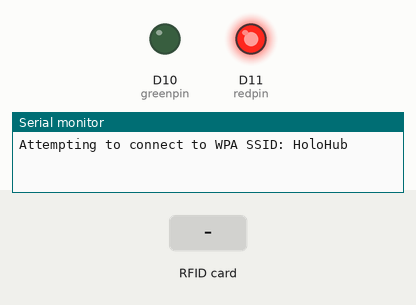
A sketch run on a simulated Arduino MKR. On the bench: output pins drawn as LEDs (lit = HIGH), the last lines printed to the serial monitor. Inputs (shaded band) come from the test bench. WiFi joins after 1.5 s; servers stay silent unless stated; no MQTT or app messages arrive unless stated.

Above: at 0.1 s.
At 2.7 s:
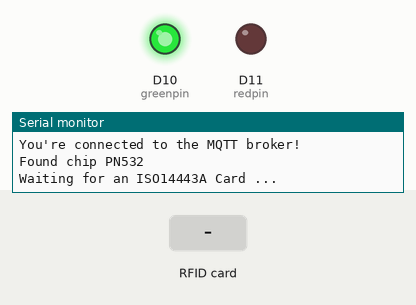
2.8 s: RFID card 5E 7A 19 C4 held to the reader
Timing chart, 0 to 5.8 s (numbered marks = the images above; inputs shaded):
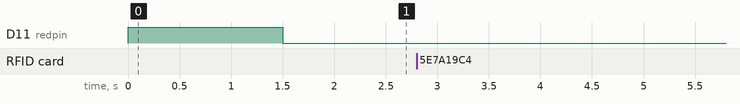

The sketch:

nfc_interactions_mqtt.ino
```cpp
#include <ArduinoMqttClient.h>
#include <WiFiNINA.h>
#include <ArduinoJson.h>
#include <Wire.h>
#include <SPI.h>
#include <Adafruit_PN532.h>
#include "wifi_secrets.h"
#include "broker_conf.h"
#include "client_conf.h"

///////please enter your sensitive data in the Secret tab/arduino_secrets.h
char ssid[] = SECRET_SSID;  // your network SSID (name)
char pass[] = SECRET_PASS;  // your network password (use for WPA, or use as key for WEP)

WiFiClient wifiClient;
MqttClient mqttClient(wifiClient);

// MQTT Broker Setup
const char broker[] = BROKER_URL;
int port = BROKER_PORT;
const char topic[] = BROKER_TOPIC;

// LED Setup
int redpin = 11;
int greenpin = 10;

// NFC Setup
#define PN532_IRQ (2)
#define PN532_RESET (3)

bool nfcAvailable = false;
bool hasNoNfcCard = true;
unsigned long previousMillis = 0;
const long interval = 2000;

uint8_t lastCard[] = { 0, 0, 0, 0, 0, 0, 0 };

// Or use this line for a breakout or shield with an I2C connection:
Adafruit_PN532 nfc(PN532_IRQ, PN532_RESET);

// JSON buffer size
const size_t bufferSize = JSON_OBJECT_SIZE(3);

// Create a JSON buffer
StaticJsonDocument<bufferSize> jsonDocument;
JsonObject jsonObject = jsonDocument.to<JsonObject>();

void setup() {
  Serial.begin(115200);
  while (!Serial) {
    ;  // wait for serial port to connect. Needed for native USB port only
  }

  setup_wifi();
  setup_mqtt();
  setup_nfc();
  pinMode(redpin, OUTPUT);
	pinMode(greenpin, OUTPUT);
}

void loop() {
  unsigned long currentMillis = millis();
  if (currentMillis - previousMillis >= interval) {
    previousMillis = currentMillis;
    do_nfc_function();
  }
}

void setup_wifi() {
  // attempt to connect to WiFi network:
  Serial.print("Attempting to connect to WPA SSID: ");
  Serial.println(ssid);
  analogWrite(redpin, 255);
	analogWrite(greenpin, 0);
  while (WiFi.begin(ssid, pass) != WL_CONNECTED) {
    // failed, retry
    Serial.print(".");
    delay(5000);
  }
  analogWrite(redpin, 0);
	analogWrite(greenpin, 255);
  Serial.println("You're connected to the network");
}

void setup_mqtt() {

  // You can provide a unique client ID, if not set the library uses Arduino-millis()
  // Each client must have a unique client ID
  mqttClient.setId(CLIENT_ID);

  // You can provide a username and password for authentication
  // mqttClient.setUsernamePassword(CLIENT_USERNAME, CLIENT_PASSWORD);

  Serial.print("Attempting to connect to the MQTT broker: ");
  Serial.println(broker);

  while (!mqttClient.connect(broker, port)) {
    Serial.print("MQTT connection failed! Error code = ");
    Serial.println(mqttClient.connectError());
    delay(2000);
  }

  Serial.println("You're connected to the MQTT broker!");
}

void setup_nfc() {
  nfc.begin();

  uint32_t versiondata = nfc.getFirmwareVersion();
  if (!versiondata) {
    Serial.print("Didn't find PN53x board");
  } else {
    nfcAvailable = true;
    // Got ok data, print it out!
    Serial.print("Found chip PN5");
    Serial.println((versiondata >> 24) & 0xFF, HEX);
    // Serial.print("Firmware ver. "); Serial.print((versiondata>>16) & 0xFF, DEC);
    // Serial.print('.'); Serial.println((versiondata>>8) & 0xFF, DEC);

    Serial.println("Waiting for an ISO14443A Card ...");
  }
}

void do_nfc_function() {
  if (nfcAvailable) {
    uint8_t success;
    uint8_t uid[] = { 0, 0, 0, 0, 0, 0, 0 };  // Buffer to store the returned UID
    uint8_t uidLength;                        // Length of the UID (4 or 7 bytes depending on ISO14443A card type)
    success = nfc.readPassiveTargetID(PN532_MIFARE_ISO14443A, uid, &uidLength, 50);

    if (success) {
      /* for(int i = 0; i < sizeof(uid); i++){
        if (uid[i]<0x10) {Serial.print("0");}
        Serial.print(uid[i], HEX);
        Serial.print(":");
      } */
      if (memcmp(uid, lastCard, sizeof(uid))) {
        String uidString = byteArrayToString(uid, sizeof(uid));
        Serial.println("Card found");
        send_mqtt_message(3, uidString);
        memcpy(lastCard, uid, sizeof(uid));
      }
      hasNoNfcCard = false;
    } else {
      if (!hasNoNfcCard) {
        Serial.println("No Card found");
        send_mqtt_message(3, "");
        hasNoNfcCard = true;
        memcpy(lastCard, uid, sizeof(uid));
      }
    }
  }
}

String byteArrayToString(uint8_t* byteArray, size_t size) {
  String result = "";

  for (size_t i = 0; i < size; i++) {
    // Convert each byte to a 2-digit hexadecimal string
    char hexString[3];
    sprintf(hexString, "%02X", byteArray[i]);

    // Append the hexadecimal string to the result
    result += hexString;
  }

  return result;
}

void send_mqtt_message(int id, String data) {
  Serial.println("Im alive!");

  jsonObject["id"] = id;
  jsonObject["timestamp"] = millis();
  jsonObject["data"] = data.c_str();
  // Convert JSON to a string
  String jsonString;
  serializeJson(jsonDocument, jsonString);

  checkConnection();

  if (mqttClient.connected()) {
    if (mqttClient.beginMessage(topic)) {
      mqttClient.print(jsonString.c_str());
      if (mqttClient.endMessage()) {
        Serial.println("MQTT message sent successfully");
      } else {
        Serial.print("Error in MQTT endMessage: ");
        Serial.println(mqttClient.connectError());
      }
    } else {
      Serial.print("Error in MQTT beginMessage: ");
      Serial.println(mqttClient.connectError());
    }
  } else {
    Serial.println("error");
    checkConnection();
    send_mqtt_message(id, data);
  }
}

void checkConnection() {
  if (WiFi.status() != WL_CONNECTED) {
    setup_wifi();
  }
  if (!mqttClient.connected()) {
    setup_mqtt();
  }
}
```

broker_conf.h
```cpp
#define BROKER_URL "10.42.0.1"
#define BROKER_PORT 1883
#define BROKER_TOPIC "arduino/data"
```

client_conf.h
```cpp
#define CLIENT_ID "Arduino_NFC"
```

wifi_secrets.h
```cpp
#define SECRET_SSID "HoloHub"
#define SECRET_PASS "b7ws2324"
```
